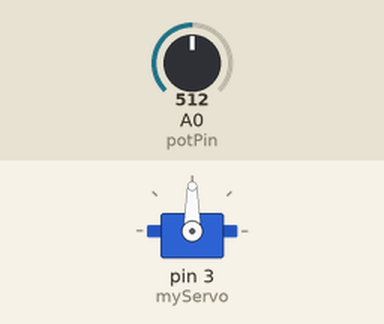
Simulated run of this sketch. Board: Arduino Uno, built with avr-gcc and run on an emulated ATmega328P. Shown: servo. The inputs (shaded band) are chosen by the test bench; at power-on: A0 (potPin) = 512.

Above: at 1.2 s.
1.3 s: A0 (potPin) set to 716
At 1.9 s:
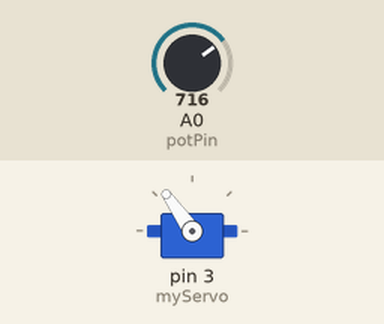
2.8 s: A0 (potPin) set to 900
At 4.0 s:
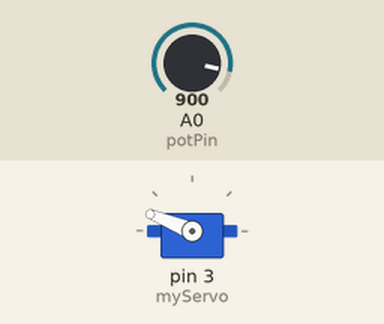
4.3 s: A0 (potPin) set to 1023
At 5.2 s:
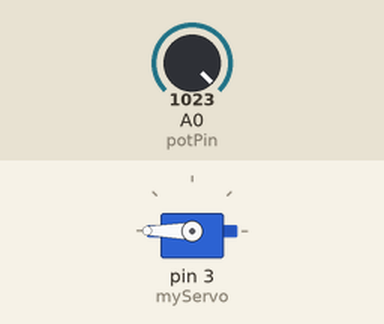
5.8 s: A0 (potPin) set to 306
At 6.5 s:
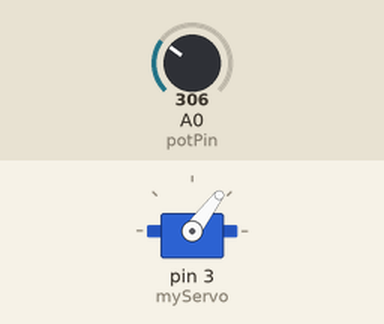
7.3 s: A0 (potPin) set to 122
At 8.6 s:
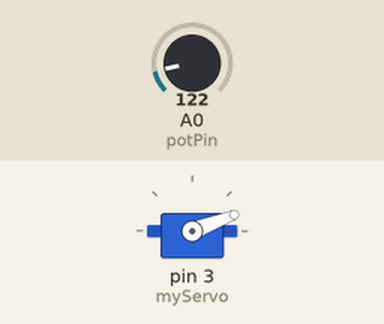
Timing chart, 0 to 9.8 s (numbered marks = the images above; inputs shaded):
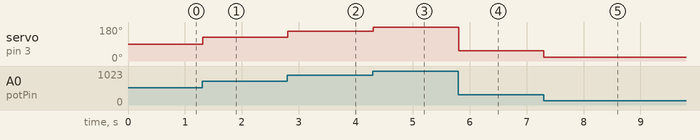

The sketch:

single_servo_test.ino
```cpp
#include <Servo.h>

Servo myServo;

int potPin = A0;
int potValue;
int angle;

void setup() {
  myServo.attach(3);   // servo στο D3
}

void loop() {

  potValue = analogRead(potPin);

  angle = map(potValue, 0, 1023, 0, 180);

  myServo.write(angle);

  delay(10);
}
```

Measured:
- after the input at 1.3 s, servo on pin 3 (myServo): 90° → 125° at once
- after the input at 2.8 s, servo on pin 3 (myServo): 125° → 158° at once
- after the input at 4.3 s, servo on pin 3 (myServo): 158° → 180° at once
- after the input at 5.8 s, servo on pin 3 (myServo): 180° → 53° at once
- after the input at 7.3 s, servo on pin 3 (myServo): 53° → 21° at once
